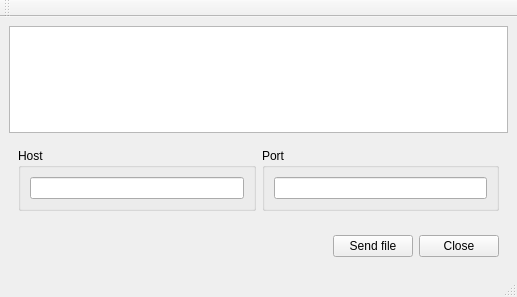
<?xml version="1.0" encoding="UTF-8"?>
<ui version="4.0">
 <class>MainWindow</class>
 <widget class="QMainWindow" name="MainWindow">
  <property name="geometry">
   <rect>
    <x>0</x>
    <y>0</y>
    <width>517</width>
    <height>297</height>
   </rect>
  </property>
  <property name="windowTitle">
   <string>MainWindow</string>
  </property>
  <widget class="QWidget" name="centralwidget">
   <layout class="QVBoxLayout" name="verticalLayout">
    <item>
     <widget class="QTextEdit" name="textEdit"/>
    </item>
    <item>
     <widget class="QWidget" name="widget_2" native="true">
      <layout class="QHBoxLayout" name="horizontalLayout_2">
       <item>
        <widget class="QGroupBox" name="groupBox">
         <property name="title">
          <string>Host</string>
         </property>
         <layout class="QHBoxLayout" name="horizontalLayout_3">
          <item>
           <widget class="QLineEdit" name="lineEditHost"/>
          </item>
         </layout>
        </widget>
       </item>
       <item>
        <widget class="QGroupBox" name="groupBox_2">
         <property name="title">
          <string>Port</string>
         </property>
         <layout class="QHBoxLayout" name="horizontalLayout_4">
          <item>
           <widget class="QLineEdit" name="lineEditPort"/>
          </item>
         </layout>
        </widget>
       </item>
      </layout>
     </widget>
    </item>
    <item>
     <widget class="QWidget" name="widget" native="true">
      <layout class="QHBoxLayout" name="horizontalLayout">
       <item>
        <spacer name="horizontalSpacer">
         <property name="orientation">
          <enum>Qt::Horizontal</enum>
         </property>
         <property name="sizeHint" stdset="0">
          <size>
           <width>40</width>
           <height>20</height>
          </size>
         </property>
        </spacer>
       </item>
       <item>
        <widget class="QPushButton" name="btnSend">
         <property name="text">
          <string>Send file</string>
         </property>
        </widget>
       </item>
       <item>
        <widget class="QPushButton" name="btnClose">
         <property name="text">
          <string>Close</string>
         </property>
        </widget>
       </item>
      </layout>
     </widget>
    </item>
   </layout>
  </widget>
  <widget class="QMenuBar" name="menubar">
   <property name="geometry">
    <rect>
     <x>0</x>
     <y>0</y>
     <width>517</width>
     <height>19</height>
    </rect>
   </property>
  </widget>
  <widget class="QStatusBar" name="statusbar"/>
  <widget class="QToolBar" name="toolBar">
   <property name="windowTitle">
    <string>toolBar</string>
   </property>
   <attribute name="toolBarArea">
    <enum>TopToolBarArea</enum>
   </attribute>
   <attribute name="toolBarBreak">
    <bool>false</bool>
   </attribute>
  </widget>
 </widget>
 <resources/>
 <connections/>
</ui>
